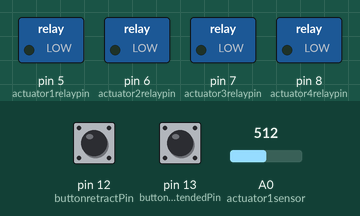
Bench run of a sketch on a simulated Arduino Uno, built with avr-gcc and run on an emulated ATmega328P. Shown: switched loads named in the sketch (green lamp = pin HIGH). The inputs (shaded band) are chosen by the test bench; at power-on: pin 12 (buttonretractPin) LOW, A0 (actuator1sensor) = 512, pin 13 (buttonextendedPin) LOW.

Above: at 1.2 s.
1.3 s: pin 12 (buttonretractPin) pulled HIGH for 0.15 s
At 2.3 s:
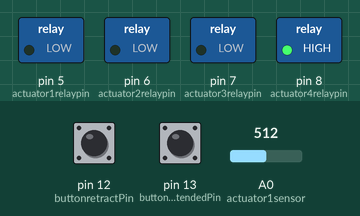
2.9 s: A0 (actuator1sensor) set to 0
At 3.5 s:
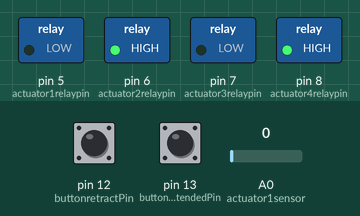
Timing chart, 0 to 5.9 s (numbered marks = the images above; inputs shaded):
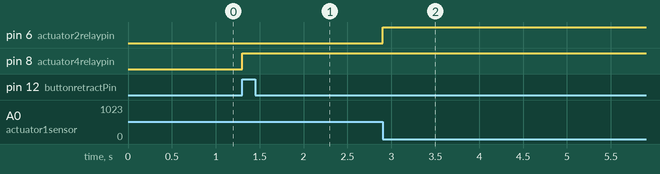

The sketch:

hidden_table.ino
```cpp
/*
  By Mike Mulvenna
  Hidden dining table in Motor Home controlled by buttons, possibly remote,toggle switch, or voice.
  When extended switch is pressed
   each actuator must complete befor the next actuator can be activated or parts could collide
   Drawer face needs to be extended using actuator1
   hide drawer face using actuator2
   Slide containing table needs to be moved out using actuator3
   Table needs to be raised using actuator4
  When retractd switch is pressed
       reverse the above
MAYBE NEED TO CHANGE INPUTS TO "PULLUP"
*/
/*
   actuator1 is the face panel of the drawer
   actuator2 is the mechanism that will hide the drawer face panel
   actuator3 is the sliding part of the drawer that contains the table slide
   actuator4 is the mechanism that contains the actuator4 slide

*/
/* Things that could go wromg
 *  Power lost
 *     opening process not finished.......code should protect need to test
 *     closing process not finished.......code should protect need to test
 *     Opening process fully complete.....code should protect need to test
 *     Closing process ful complete.......code should protect need to test
 *  Press the close button while opening is in process.......code should protect and not process the button
 *          need to test
 *  Press the open button while closing is in process.......code should protect and not process the button
 *          need to test
 *  Actuator fails .............................add timing check?
 *  one of the parts gets stuck.................figure out what to do
 *  Switches fail or act strangely .............change to input_pullup
 *
 */


/* constants won't change during execution
 pin numbers set here to test code before connecting ardunio
 possibly need to change set here for testing

*/

// pins will be on sensor sheild

const int buttonextendedPin= 13;     // pushbutton pin to extended the actuators
const int buttonretractPin = 12;     // pushbutton pin to retract the actuators
const int actuator1relaypin = 5;     //  pins for the relays
const int actuator2relaypin = 6;
const int actuator3relaypin = 7;
const int actuator4relaypin = 8;
const int actuator1sensorpin = 1;    // pins for the potentiometers to get feedback from actuators
const int actuator2sensorpin = 2;
const int actuator3sensorpin = 3;
const int actuator4sensorpin = 4;

// variables will change during execution

boolean actuator1extended = false;
boolean actuator2extended = false;
boolean actuator3extended = false;
boolean actuator4extended = false;
int actuator1endposition = 350; // change to reflect the proper full extended position
int actuator2endposition = 350; // change to reflect the proper full extended position
int actuator3endposition = 350; // change to reflect the proper full extended position
int actuator4endposition = 350; // change to reflect the proper full extended position
int actuator1sensor = 0;
int actuator2sensor = 0;
int actuator3sensor = 0;
int actuator4sensor = 0;

int actuator1goalposition;
int actuator2goalposition;
int actuator3goalposition;
int actuator4goalposition;
int actuator1currentposition = 0;
int actuator2currentposition = 0;
int actuator3currentposition = 0;
int actuator4currentposition = 0;
int buttonextendedState = 0;       // variable for reading the extended pushbutton status
int buttonretractState= 0;         // variable for reading the retract pushbutton status
/*   sample code ued to start this sketch
    http://www.instructables.com/id/Control-a-Large-Linear-Actuator-With-Arduino/
*/
void setgoalpositions(int pos1,int pos2,int pos3,int pos4)
   {
    actuator1goalposition = pos1;
    actuator2goalposition = pos2;
    actuator3goalposition = pos3;
    actuator4goalposition = pos4;
   }


void setup() {
  //start serial connection
  Serial.begin(9600);
  // initialize both pushbutton pins as an input
  pinMode(buttonextendedPin, INPUT);  //maybe change this to input_pullup
  pinMode(buttonretractPin, INPUT);   //maybe change this to input_pullup
  // initialize the relay pins as an output:
  pinMode(actuator1relaypin, OUTPUT);
  pinMode(actuator2relaypin, OUTPUT);
  pinMode(actuator3relaypin, OUTPUT);
  pinMode(actuator4relaypin, OUTPUT);
  setgoalpositions(actuator1endposition,actuator2endposition,actuator3endposition,actuator4endposition);

}
void loop(){
  // read the current position of all the feedback actuators
  actuator1currentposition = analogRead(actuator1sensor);
  actuator2currentposition = analogRead(actuator2sensor);
  actuator3currentposition = analogRead(actuator3sensor);
  actuator4currentposition = analogRead(actuator4sensor);
  if (actuator1currentposition >= actuator1goalposition)
  {
     actuator1extended= true;
  }
  if (actuator2currentposition >= actuator2goalposition)
  {
     actuator2extended= true;
  }
  if (actuator3currentposition >= actuator3goalposition)
  {
     actuator3extended= true;
  }
  if (actuator4currentposition >= actuator4goalposition)
  {
     actuator4extended= true;
  }

  /* read the state of the switches to open or close the table parts
    probably need to change this logic  for a remote or a toggel switch
  */
  if (buttonextendedState == LOW)
  {
   buttonextendedState = digitalRead(buttonextendedPin);
  }
  if (buttonretractState == LOW)
  {
    buttonretractState = digitalRead(buttonretractPin);
  }
  // check if the extended pushbutton is pressed. If it is, the button State is HIGH:
  if (buttonextendedState == HIGH and buttonretractState ==LOW)
  {
    if (actuator1extended == false
      and actuator2extended == false
      and actuator3extended == false
      and actuator4extended == false)
    {
       // check the position of the drawer face
       if(actuator1goalposition > actuator1currentposition)
       {
           // keep extending until the the drawer face is opened fully
           digitalWrite(actuator1relaypin, HIGH);
       }
       else
       {
          // drawer face is opened fully so stop actuator1
           digitalWrite(actuator1relaypin, LOW);
           actuator1extended = true;
       }
    }
    //now if actuator1 is extended process then extend actuator 2 to hide the drawer face
    if (actuator1extended == true
      and actuator2extended == false
      and actuator3extended == false
      and actuator4extended == false)
    {
       if(actuator2goalposition > actuator2currentposition)
       {
           // keep extending until the the drawer face is hidden
           digitalWrite(actuator2relaypin, HIGH);
       }
       else
       {
           //  drawer face is hidden so stop actuator 2
           digitalWrite(actuator2relaypin, LOW);
           actuator2extended = true;
       }
    }
    /*now if actuator1 is extended
          and actuator 2 is extended
          process and extend actuator 3 to open the drawer slide
    */
    if (actuator1extended == true
      and actuator2extended == true
      and actuator3extended == false
      and actuator4extended == false)
    {
       if(actuator3goalposition > actuator3currentposition)
       {
            // keep extending until drawer slide is fully opened
           digitalWrite(actuator3relaypin, HIGH);
       }
       else
       {
           // slide is opened so turn off the actuator
           digitalWrite(actuator3relaypin, LOW);
           actuator3extended = true;
       }
    }
    /*now if actuator1 is extended
         and actuator2 is extended
         and actuator3 is extended
         process and extend actuator4 to rasie the table
    */
    if (actuator1extended == true
      and actuator2extended == true
      and actuator3extended == true
      and actuator4extended == false)
    {
       if(actuator4goalposition > actuator4currentposition)
       {
           // keep extending until table is fully raised
           digitalWrite(actuator4relaypin, HIGH);
       }
       else
       {
           // tables is fully raised so turn off actuator
           digitalWrite(actuator4relaypin, LOW);
           actuator4extended = true;
           setgoalpositions(0,0,0,0);
       }
    }
 }
 if (buttonretractState == HIGH and buttonextendedState == LOW) {
    if (actuator1extended == true
        and actuator2extended == true
        and actuator3extended == true
      and actuator4extended == true)
    {
       if(actuator4currentposition > 0)
       {
           // keep retracting until table is fully lowered
           digitalWrite(actuator4relaypin,HIGH);
       }
       else
       {
           actuator4extended = false;
       }
    }
    if (actuator1extended == true
      and actuator2extended == true
      and actuator3extended == true
      and actuator4extended == false)
    {
       if(actuator3currentposition > 0)
       {
           // keep retracting until slide is in
           digitalWrite(actuator3relaypin,HIGH);
       }
       else
       {
           actuator3extended = false;
       }
    }


    if (actuator1extended == true
      and actuator2extended == true
      and actuator3extended == false
      and actuator4extended == false)
    {
       if(actuator2currentposition > 0)
       {
           // keep retracting until slide is in
           digitalWrite(actuator2relaypin,HIGH);
       }
       else
       {
           actuator2extended = false;
       }
    }
    if (actuator1extended == true
      and actuator2extended == false
      and actuator3extended == false
      and actuator4extended == false)
    {
       if(actuator1currentposition > 0)
       {
           // keep retracting until slide is in
           digitalWrite(actuator1relaypin,HIGH);
       }
       else
       {
         actuator1extended = false;
         actuator1goalposition = actuator1endposition;
         actuator2goalposition = actuator2endposition;
         actuator3goalposition = actuator3endposition;
         actuator4goalposition = actuator4endposition;

       }
    }
 }
}
```

Measured:
- after the input at 1.3 s, pin 8 (actuator4relaypin): LOW → HIGH at once
- after the input at 2.9 s, pin 6 (actuator2relaypin): LOW → HIGH at once
